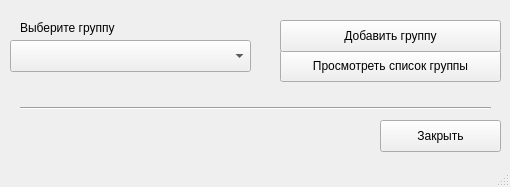
<?xml version="1.0" encoding="UTF-8"?>
<ui version="4.0">
 <class>MainWindow</class>
 <widget class="QMainWindow" name="MainWindow">
  <property name="geometry">
   <rect>
    <x>0</x>
    <y>0</y>
    <width>510</width>
    <height>187</height>
   </rect>
  </property>
  <property name="windowTitle">
   <string>Выберите группу</string>
  </property>
  <widget class="QWidget" name="centralwidget">
   <widget class="QComboBox" name="comboBox">
    <property name="geometry">
     <rect>
      <x>10</x>
      <y>40</y>
      <width>241</width>
      <height>32</height>
     </rect>
    </property>
   </widget>
   <widget class="QLabel" name="label">
    <property name="geometry">
     <rect>
      <x>20</x>
      <y>20</y>
      <width>141</width>
      <height>16</height>
     </rect>
    </property>
    <property name="text">
     <string>Выберите группу</string>
    </property>
   </widget>
   <widget class="QPushButton" name="pushButton_2">
    <property name="geometry">
     <rect>
      <x>380</x>
      <y>120</y>
      <width>121</width>
      <height>32</height>
     </rect>
    </property>
    <property name="text">
     <string>Закрыть</string>
    </property>
   </widget>
   <widget class="QPushButton" name="pushButton_3">
    <property name="geometry">
     <rect>
      <x>280</x>
      <y>50</y>
      <width>221</width>
      <height>32</height>
     </rect>
    </property>
    <property name="text">
     <string>Просмотреть список группы</string>
    </property>
   </widget>
   <widget class="QPushButton" name="pushButton_4">
    <property name="geometry">
     <rect>
      <x>280</x>
      <y>20</y>
      <width>221</width>
      <height>32</height>
     </rect>
    </property>
    <property name="text">
     <string>Добавить группу</string>
    </property>
   </widget>
   <widget class="Line" name="line">
    <property name="geometry">
     <rect>
      <x>20</x>
      <y>100</y>
      <width>471</width>
      <height>16</height>
     </rect>
    </property>
    <property name="orientation">
     <enum>Qt::Horizontal</enum>
    </property>
   </widget>
  </widget>
  <widget class="QStatusBar" name="statusbar"/>
 </widget>
 <resources/>
 <connections/>
</ui>
